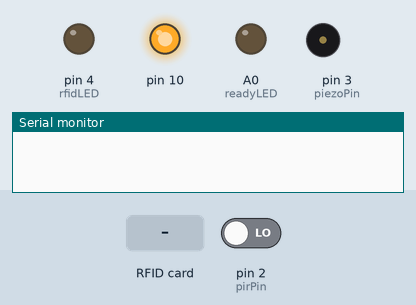
Recording of a sketch running on a simulated Arduino Uno, built with avr-gcc and run on an emulated ATmega328P. On the bench: output pins drawn as LEDs (lit = HIGH), buzzer (waves = sounding, pin HIGH), the last lines printed to the serial monitor. Inputs (shaded band) come from the test bench; at power-on: pin 2 (pirPin) LOW. Storage starts empty; the modem accepts every AT command (registered, SIM ready, sends succeed) and sends nothing else.

Above: at 0.1 s.
At 8.3 s:
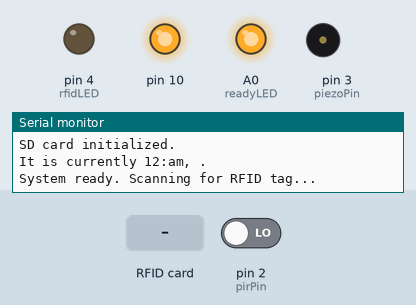
8.4 s: RFID card 21 45 63 52 66 held to the reader
At 8.54 s:
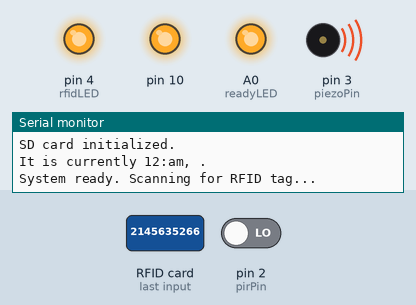
Timing chart, 0 to 11.4 s (numbered marks = the images above; inputs shaded):
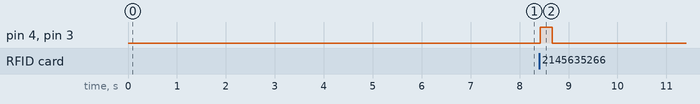

The sketch:

RFIDTrainMonitor_092714_0022.ino
```cpp
/*
RFID Train Monitoring with GSM Connectivity:
 - Read RFID tag of passing train
 - Determine direction of travel
 - Package into string for transfer
 - Send data to server via GSM network

 Considerations:
 - Include in transmitted string:
 -> Station identifier
 -> Time-stamp
 -> Pass count
 -> RFID tag

 To Do:
 - Log all train passes to SD card with time-stamp
 -> If GSM network unavailable immediately after train pass,
 wait for connectivity and send SD archived data when network
 connectivity reestablished
 -> Clean SD after defined time or SD storage limit??
 - Add LCD display
 - Convert "String" types to char arrays
 - Find AT command to detect network connectivity to allow date/time read on cold boot
 To Do (Less critical):
 - If GSM network unavailable, save to SD, then retrieve and send when reconnected
 */

#define debugMode
//#define rawDebug
#define smsEnabled

#include <RFID.h>
#include <SdFat.h>
#include <SoftwareSerial.h>
#include <SPI.h>

#define gprsRXPin 7  // Receive pin for GPRS software serial
#define gprsTXPin 8  // Transmit pin for GPRS software serial
#define gprsPowPin 9  // Pin for software power-up of GPRS shield

#define sdSlaveSelect 10  // SPI chip select pin (SS) for SD card (specific to Arduino board)

#define rfidSlaveSelect 6
#define rfidPowPin 5

#define pirPin 2

const int piezoPin = 3;  // Pin for piezo buzzer beep on successful RFID read
const int readyLED = A0;  // Pin for LED to indicate entry of main loop
const int rfidLED = 4;  // Pin for LED to signal RFID read

const char smsTargetNum[11] = "2145635266";  // Mobile number to send data via SMS

SdFat sd;
SdFile dataFile;

RFID rfid(rfidSlaveSelect, rfidPowPin);

SoftwareSerial gprsSerial(gprsRXPin, gprsTXPin);

////  Global strings (and associated integers)  ////

// RFID variables
int serNum0;
int serNum1;
int serNum2;
int serNum3;
int serNum4;

String rawDateTime;  // Stores raw date and time info from GPRS before parsing

// Date
String year;  // Year parsed from rawDateTime
String month;  // Month parsed from rawDateTime
String day;  // Day parsed from rawDateTime
String dateString;  // Parsed/concatenated date info from GPRS that is written to SD

// Time
String hour;  // Hour parsed from rawDateTime for 12hr time construction
String minute;  // Minute parsed from rawDateTime for 12hr time construction
String second;  // Second parsed from rawDateTime for 12hr time construction
String timeString;  // Parsed/concatenated time info from GPRS that is written to SD
String hour12;  // Stores hour after conversion from 24hr - - > 12hr time format
String dateLongString;  // Stores full long form of date after parsing from dateString
String time12hrString;  // Stores time info in 12hr time format after parsing from timeString

boolean pirDetect = false;  // Provides indicator of a confirmed PIR sensor read
String directionString;  // Direction of RFID travel as read by PIR sensor
int rfidCount = 0;  // Counts number of RFID reads to trigger SMS at certain interval
const int rfidCountTrigger = 3;  // Number of RFID reads before sending SMS

String dataString;  // Full data string written to SD card

void setup() {
  pinMode(pirPin, INPUT);
  pinMode(readyLED, OUTPUT);
  pinMode(rfidLED, OUTPUT);
  pinMode(piezoPin, OUTPUT);

  digitalWrite(readyLED, LOW);
  digitalWrite(rfidLED, LOW);
  digitalWrite(piezoPin, LOW);

  Serial.begin(19200);
  SPI.begin();
  rfid.init();

  gprsPowerOn();
#ifdef debugMode
  Serial.println(F("GPRS powered on."));
#endif
  gprsSerial.begin(19200);  // Software serial for GPRS communication
  delay(5000);
  configureGPRS();
  gprsBootLoop();
  if(!sd.begin(sdSlaveSelect, SPI_FULL_SPEED)) {
    sd.initErrorHalt();
  }
#ifdef debugMode
  Serial.println(F("SD card initialized."));
  Serial.println();
#endif
  getDateTime();  // Read date and time information from GPRS
  dateLongConst();  // Construct string with long form of date
  time12hrConst();  // Construct string with 12hr format of time

  Serial.print(F("It is currently "));
  Serial.print(time12hrString);
  Serial.print(F(", "));
  Serial.print(dateLongString);
  Serial.println(F("."));
  Serial.println();

  Serial.println(F("System ready. Scanning for RFID tag..."));
  Serial.println();
  digitalWrite(readyLED, HIGH);
}

void loop() {
  unsigned long pirTime;
  unsigned long rfidTime;

  if(digitalRead(pirPin) == 1 && pirDetect == false) {
    pirTime = millis();
    pirDetect = true;
#ifdef rawDebug
    Serial.println(pirTime);
#endif
  }
  if(rfid.isCard()) {
    if(rfid.readCardSerial()) {
      if(rfid.serNum[0] != serNum0
        && rfid.serNum[1] != serNum1
        && rfid.serNum[2] != serNum2
        && rfid.serNum[3] != serNum3
        && rfid.serNum[4] != serNum4) {
        /* With a new cardnumber, show it. */
        serNum0 = rfid.serNum[0];
        serNum1 = rfid.serNum[1];
        serNum2 = rfid.serNum[2];
        serNum3 = rfid.serNum[3];
        serNum4 = rfid.serNum[4];

        rfidTime = millis();
#ifdef rawDebug
        Serial.println(rfidTime);
#endif

        digitalWrite(piezoPin, HIGH);
        digitalWrite(rfidLED, HIGH);
        delay(250);
        digitalWrite(piezoPin, LOW);
        digitalWrite(rfidLED, LOW);

        clearDateTimeStrings();
        getDateTime();
        Serial.print(timeString);
        Serial.print(F(", "));
        Serial.println(dateString);

        Serial.print(F("DEC: "));
        Serial.print(rfid.serNum[0]);
        Serial.print(F(", "));
        Serial.print(rfid.serNum[1]);
        Serial.print(F(", "));
        Serial.print(rfid.serNum[2]);
        Serial.print(F(", "));
        Serial.print(rfid.serNum[3]);
        Serial.print(F(", "));
        Serial.println(rfid.serNum[4]);

        int readDifference = rfidTime - pirTime;
#ifdef rawDebug
        Serial.println(readDifference);
#endif

        if(readDifference > 0) directionString = "Right";
        else directionString = "Left";

        Serial.println();

        buildDataString();
        Serial.println(dataString);
        Serial.println();

        rfidCount++;
        if(rfidCount > rfidCountTrigger) {
          smsDataString();
          rfidCount = 0;
        }

        pirDetect = false;


      }
      else {
        /* If we have the same ID, just write a dot. */
        //Serial.print(".");
      }
    }
  }
  rfid.halt();
}

void buildDataString() {
  dataString = "";
  dataString += timeString;
  dataString += ",";
  dataString += dateString;
  for(int z = 0; z < 5; z++) {
    dataString += ",";
    dataString += rfid.serNum[z];
  }
  dataString += ",";
  dataString += directionString;
}

void gprsPowerOn() {
  digitalWrite(gprsPowPin, LOW);
  delay(100);
  digitalWrite(gprsPowPin, HIGH);
  delay(500);
  digitalWrite(gprsPowPin, LOW);
  delay(100);
}

void configureGPRS() {
  gprsSerial.println("ATE0");
  delay(100);
  gprsSerial.println("ATQ1");
  delay(100);
  gprsSerial.println("ATV0");
  delay(100);
}

void gprsBootLoop() {
#ifdef debugMode
  Serial.print(F("Initializing GPRS..."));
#endif
  while(dateString == 0) {  // Attempt to read date/time from GPRS continuously until data received
    getDateTime();
    delay(1000);
  }
#ifdef debugMode
  Serial.println(F("GPRS ready."));
#endif
}

#ifdef smsEnabled
void smsDataString() {
  gprsSerial.println(F("AT+CMGF=1"));
  delay(100);
  gprsSerial.print(F("AT+CMGS=\"+1"));
  delay(100);
  for(int i = 0; i < 10; i++) {
    gprsSerial.print(smsTargetNum[i]);
    delay(100);
  }
  gprsSerial.println("\"");
  delay(100);
  gprsSerial.print(dataString);
  delay(100);
  gprsSerial.println((char)26);
  delay(1000);
  gprsSerial.flush();
#ifdef debugMode
  Serial.println(F("Train information sent via SMS."));
  delay(1000);
#endif
}
#endif

/*========================
 ////  Date and time  ////
 =======================*/

// Read date/time info from GPRS shield and parse into year, month, and day for reformatting to US date format
void getDateTime() {
  year = "";  // Clear year string before reading from GPRS
  month = "";  // Clear month string before reading from GPRS
  day = "";  // Clear day string before reading from GPRS

  gprsSerial.println("AT+CCLK?");  // Read date/time from GPRS
  if(gprsSerial.available()) {  // If data is coming from GPRS
    while(gprsSerial.available()) {  // Read the data into string from incoming bytes while they're available
      char c = gprsSerial.read();  // Read each byte sent, one at a time, into storage variable
      if(c == '\n') break;
      rawDateTime += c;  // Add character to the end of the data string to be written to SD later
      delay(10);
    }
#ifdef rawDebug
    Serial.println(rawDateTime);
    Serial.flush();
#endif
    for(int y = 8; y < 10; y++) {  // Parse out year characters from rawDateTime
      year += String(rawDateTime.charAt(y));
    }
    for(int mo = 11; mo < 13; mo++) {  // Parse out month characters from rawDateTime
      month += String(rawDateTime.charAt(mo));
    }
    for(int d = 14; d < 16; d++) {  // Parse out day characters from rawDateTime
      day += String(rawDateTime.charAt(d));
    }
    for(int t = 17; t < 25; t++) {  // Parse out time characters from rawDateTime
      timeString += String(rawDateTime.charAt(t));
    }

    // Construct US formatted date string (M/D/Y)
    dateString += String(month);
    dateString += "/";
    dateString += String(day);
    dateString += "/";
    dateString += String(year);
  }
}

// Construct long form of date read from GPRS
void dateLongConst() {
  String yearLong = "";  // Clear long - formatted year string before reading from GPRS
  String monthLong = "";  // Clear long - formatted month string before reading from GPRS
  String dayLong = "";  // Clear long - formatted day string before reading from GPRS

  yearLong += "20";  // Lead year with "20" to create long form (ex. 2014)
  yearLong += String(year);  // Store long year in a string

  dayLong += String(day.toInt());  // Convert day to integer to remove leading 0's and store in string

  switch(month.toInt()) {  // Convert to integer and use switch case to convert month number to long form
  case 0:
    return;
  case 1:
    monthLong += "January";
    break;
  case 2:
    monthLong += "February";
    break;
  case 3:
    monthLong += "March";
    break;
  case 4:
    monthLong += "April";
    break;
  case 5:
    monthLong += "May";
    break;
  case 6:
    monthLong += "June";
    break;
  case 7:
    monthLong += "July";
    break;
  case 8:
    monthLong += "August";
    break;
  case 9:
    monthLong += "September";
    break;
  case 10:
    monthLong += "October";
    break;
  case 11:
    monthLong += "November";
    break;
  case 12:
    monthLong += "December";
    break;
  }
  // Concatenate strings to form full long date
  dateLongString += String(monthLong);
  dateLongString += " ";
  dateLongString += String(dayLong);
  dateLongString += ", ";
  dateLongString += String(yearLong);
}

// Changes time read from GPRS into 12hr format
void time12hrConst() {
  hour = "";  // Clear hour string before parsing data into it from timeString
  minute = "";  // Clear minute string before parsing data into it from timeString
  second = "";  // Clear second string before parsing data into it from timeString
  hour12 = "";  // Clear 12hr formatted hour string before parsing data into it from timeString

  for(int h = 0; h < 2; h++) {  // Parse out hour characters from timeString
    hour += String(timeString.charAt(h));
  }
  for(int mi = 3; mi < 5; mi++) {  // Parse out hour characters from timeString
    minute += String(timeString.charAt(mi));
  }
  for(int s = 6; s < 8; s++) {  // Parse out hour characters from timeString
    second += String(timeString.charAt(s));
  }
  if(hour.toInt() > 12) {  // If integer format of 24hr formatted hour is more than 12
    hour12 += String(hour.toInt() - 12);  // Subtract 12 from hour and add to storage string
    time12hrString += String(hour12);  // Add new 12hr formatted hour to 12hr time string
    time12hrString += ":";  // Add colon to create properly formatted time
    time12hrString += String(minute);  // Add minute string after the colon
    time12hrString += "pm";  // Add "pm", since hour was after 12 ( >  =  13)
  }
  else if (hour.toInt() == 0) {  // If integer format of 24hr formatted hour is not more than 12, but is equal to 0
    hour12 += "12";  // Set hour storage string to 12 (midnight)
    time12hrString += String(hour12);  // Add new 12hr formatted hour to 12hr time string
    time12hrString += ":";  // Add colon to create properly formatted time
    time12hrString += String(minute);  // Add minute string after the colon
    time12hrString += "am";  // Add "am", since time detected was midnight
  }
  else {  // If integer format of 24hr formatted hour is not more than 12 or equal to 0
    hour12 += String(hour.toInt());  // Set hour storage variable to integer form of hour
    time12hrString += hour12;  // Add new 12hr formatted hour to 12hr time string
    time12hrString += ":";  // Add colon to create properly formatted time
    time12hrString += minute;  // Add minute string after the colon
    time12hrString += "am";  // Add "am", since time detected was before noon
  }
}

void clearDateTimeStrings() {
  rawDateTime = "";
  dateString = "";
  timeString = "";
  time12hrString = "";
  dateLongString = "";
}
```

Measured:
- after the input at 8.4 s, pin 4 (rfidLED), pin 3 (piezoPin): LOW → HIGH at once, → LOW 0.25 s later
